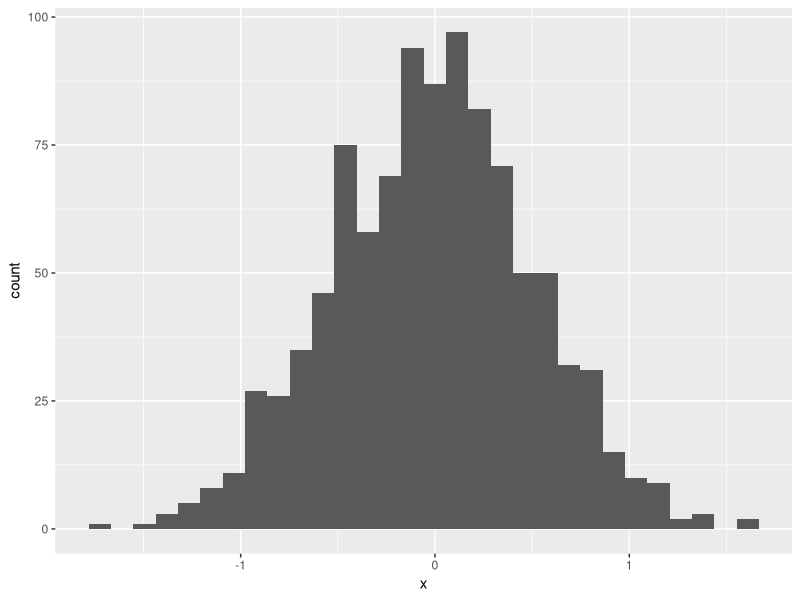
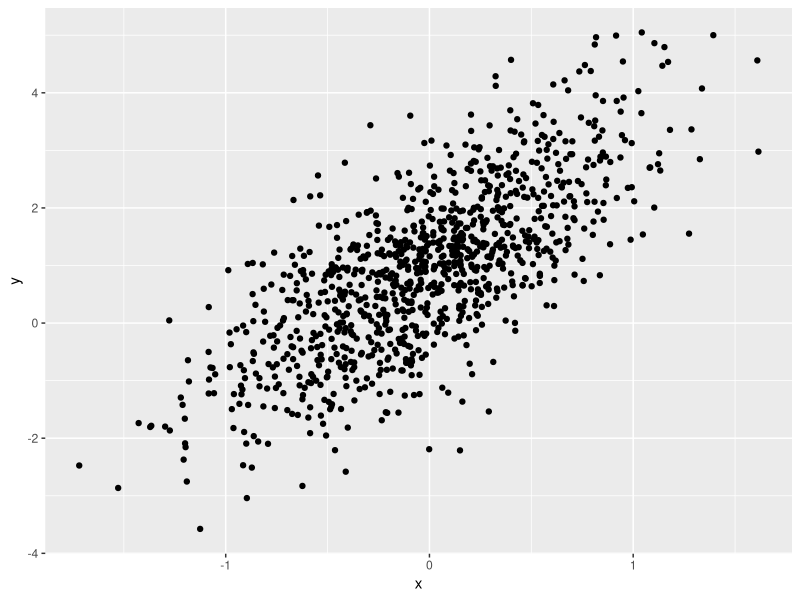
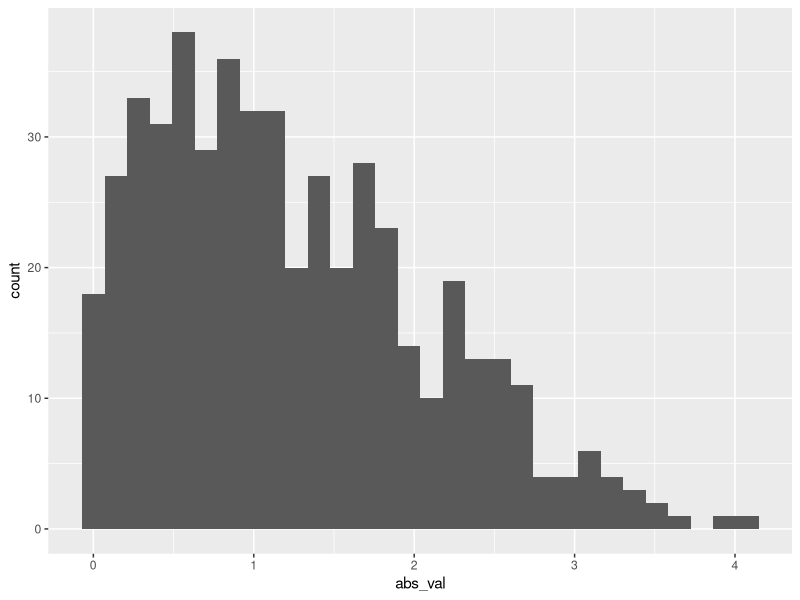

Write the R code that produced these figures, in order.
## ---- chunk 1
library(tidyverse)
## ---- chunk 2
plot_df =
  tibble(
    x = rnorm(1000, sd = 0.5),
    y = 1 +2 * x + rnorm(1000),
  )
## ---- chunk 3
ggplot(plot_df, aes(x = x)) + geom_histogram()
## ---- chunk 4
ggplot(plot_df, aes(x = x, y = y)) + geom_point()
## ---- chunk 5
la_df = tibble(
     num_samp = rnorm(500, mean = 1),
     log_vec = num_samp > 0,
     abs_val = abs(num_samp)
    )

ggplot(la_df, aes(x = abs_val)) + geom_histogram()
